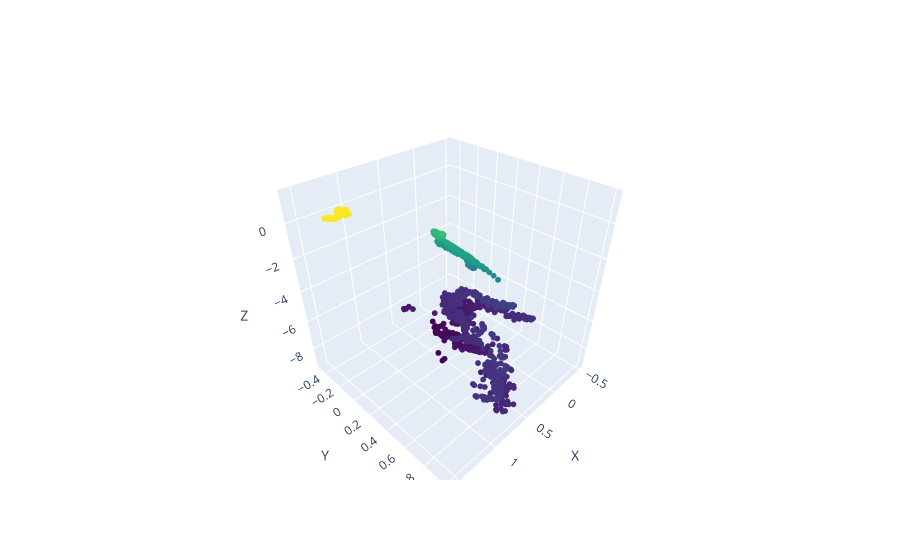

This figure's notebook cell:
### Code cell
# Visualize 3D points
import plotly.graph_objects as go

# Assuming points_3D is your array of 3D points
x = pts3d_cloud[0]
y = pts3d_cloud[1]
z = pts3d_cloud[2]

fig = go.Figure(data=[go.Scatter3d(x=x, y=y, z=z,
                                   mode='markers',
                                   marker=dict(size=2, color=z, colorscale='Viridis'))])

fig.update_layout(scene=dict(xaxis_title='X',
                             yaxis_title='Y',
                             zaxis_title='Z'))

fig.show()

### Figure 1 — Plotly figure (JSON) as saved in the notebook; plotly's stock layout.template omitted (floating-point values rounded to 4 significant figures; data arrays with more than 128 entries replaced by an {"elided": "..."} marker saying what was removed)
{"data": [{"marker": {"color": {"elided": "1476 float values"}, "colorscale": [[0, "#440154"], [0.1111, "#482878"], [0.2222, "#3e4989"], [0.3333, "#31688e"], [0.4444, "#26828e"], [0.5556, "#1f9e89"], [0.6667, "#35b779"], [0.7778, "#6ece58"], [0.8889, "#b5de2b"], [1, "#fde725"]], "size": 2}, "mode": "markers", "type": "scatter3d", "x": {"elided": "1476 float values"}, "y": {"elided": "1476 float values"}, "z": {"elided": "1476 float values"}}], "layout": {"scene": {"xaxis": {"title": {"text": "X"}}, "yaxis": {"title": {"text": "Y"}}, "zaxis": {"title": {"text": "Z"}}}}}
